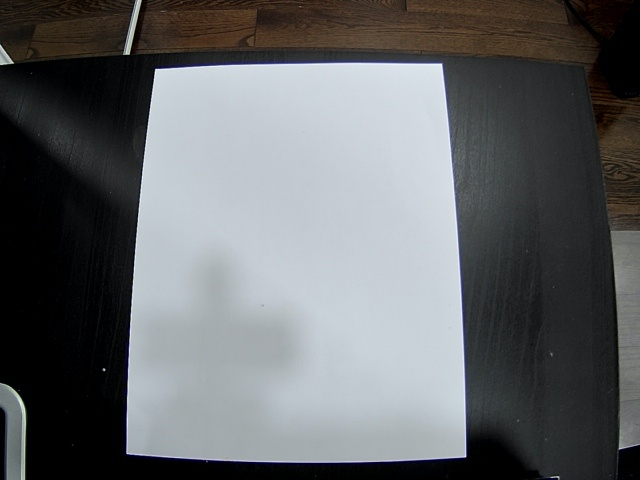
#> input picture Proj_2/Code/SIFT_with_book_dimensions_v2/Web Cam Frame.jpg, 640 x 480 px
$ python -i support_functions.py   (imports and definitions only)
#> lines starting #> are read from the running program, lines starting #| are printed output that depends on the picture; after the words box and inside, x2 and y2 are one past the last pixel; in counts of white or black regions, pixels touching at a corner belong together
#> further down, picture is the input picture: shape (480, 640, 3); mean B, G, R 104.4, 102.3, 100
import cv2
import numpy as np


# get canny edge detectors optimal threshold
def get_canny_thresholds(img):
    # based on sigma value and median of the image, low and high threshold will be
    # calculated. The idea is to pick values that are close to the median.
    sigma = 2
    median = np.median(img)
    lowThreshold = int(max(0, (1.0 - sigma) * median))
    highThreshold = int(min(255, (1.0 + sigma) * median))

    return lowThreshold, highThreshold


def get_contours(img, min_area=20000, filtered_obj=0, display_canny=False, display_contours=False, canny_threshold=None):
    # change image to grayscale
#> called with min_area = 20000, filtered_obj = 0, display_canny = False, display_contours = False
    img_gray = cv2.cvtColor(img, cv2.COLOR_BGR2GRAY)
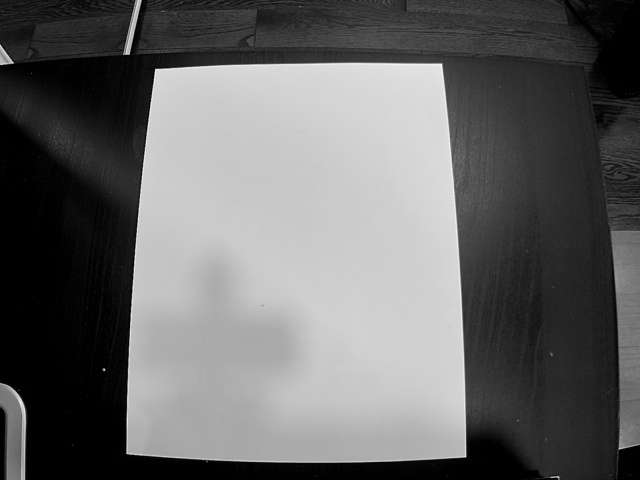
#> img_gray: shape (480, 640); min 0, max 247, mean 101.9

    # blur operation - preprocessing image using gaussian filter
    kernelSizeGaussian = 5
    gaussianFiltered_img = cv2.GaussianBlur(img_gray, (kernelSizeGaussian, kernelSizeGaussian),
                                            0, borderType=cv2.BORDER_CONSTANT)

    # cv2.imwrite("gaussian_filtered_frame.jpg", gaussianFiltered_img)


    # determine canny threshold values
    if canny_threshold is None:
        lowThreshold, highThreshold = get_canny_thresholds(gaussianFiltered_img)
#> in get_canny_thresholds, `median = np.median(img)`: median = 59
#> in get_canny_thresholds, `lowThreshold = int(max(0, (1.0 - sigma) * median))`: lowThreshold = 0
#> in get_canny_thresholds, `highThreshold = int(min(255, (1.0 + sigma) * median))`: highThreshold = 177
#> lowThreshold = 0; highThreshold = 177
        # print(f'Canny low threshold = {lowThreshold}, high threshold = {highThreshold}')
    else:
        # receives a list of low and high threshold i.e. [low, high]
        lowThreshold, highThreshold = canny_threshold

    # calling Canny() function to get the license plate only
    padding = 5
    cannyOperated_img = cv2.Canny(gaussianFiltered_img, lowThreshold, highThreshold,
                                  None, L2gradient=True)
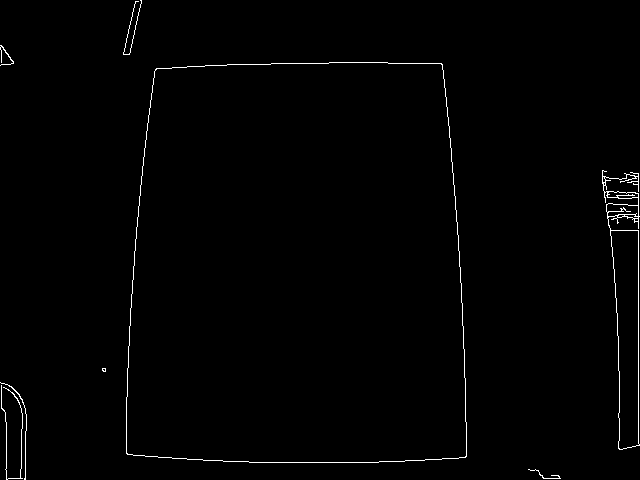
#> cannyOperated_img: shape (480, 640); 0.96% white in thin lines or dots
    cannyOperated_img = cannyOperated_img[padding:cannyOperated_img.shape[0] - padding,
                        padding:cannyOperated_img.shape[1] - padding]
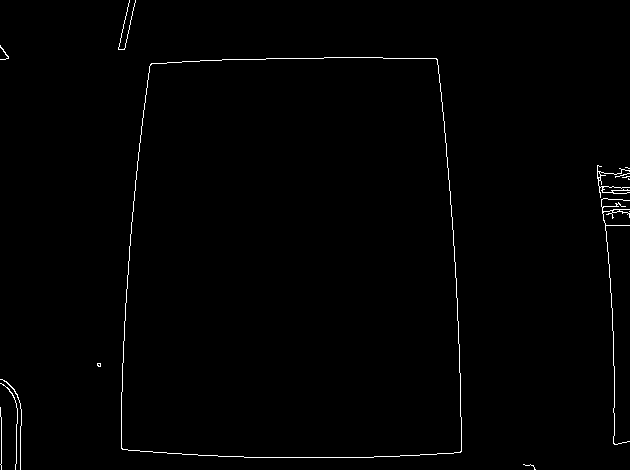
#> cannyOperated_img: shape (470, 630); 0.84% white in thin lines or dots

    # cv2.imwrite("canny_edge_detection.jpg", cannyOperated_img)

    # dilate and erode canny image
    morph_kernel = cv2.getStructuringElement(cv2.MORPH_RECT, (kernelSizeGaussian, kernelSizeGaussian))
    img_dilated = cv2.dilate(cannyOperated_img, morph_kernel, iterations=3)
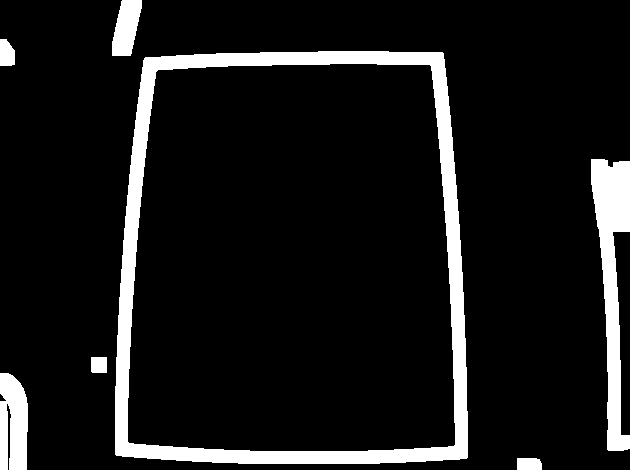
#> img_dilated: shape (470, 630); 9.9% white; 7 white regions, largest, box (x1, y1, x2, y2) and area: (115, 51, 468, 464) 19167, (591, 159, 630, 451) 5700, (0, 373, 28, 470) 2338
    img_eroded = cv2.erode(img_dilated, morph_kernel, iterations=2)
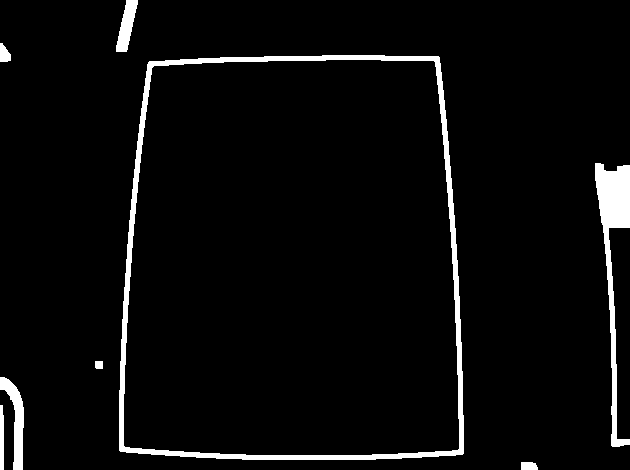
#> img_eroded: shape (470, 630); 4.3% white; 8 white regions

    if display_canny:
        cv2.imshow("Canny Image", img_eroded)
        cv2.imwrite("canny+morph_dilate_erode.jpg", img_eroded)
        cv2.waitKey(0)

    # now find contours from binarized image
    contours, _ = cv2.findContours(img_eroded, cv2.RETR_EXTERNAL, cv2.CHAIN_APPROX_SIMPLE)
#> contours = 8 contours; box (x1, y1, x2, y2) and area: (119, 55, 464, 460) 130364, (595, 163, 630, 447) 2864, (0, 377, 24, 470) 836, (116, 0, 138, 52) 558, (0, 405, 4, 470) 182, (0, 43, 11, 62) 130, (521, 462, 538, 470) 102, (95, 361, 103, 369) 48
    contour_info = []

    for cnt in contours:
        area = cv2.cv2.contourArea(cnt)
        # print(f'contour area is: {area}')

        # if area is above a certain number (empirically found)
        if area > min_area:
            # print(f'contour area is: {area}')

            # find the perimeter of the contour
            perimeter = cv2.arcLength(cnt, True)

            # find approximate shape of the contour - we're interested in rectangle i.e. 4 points
            epsilon = 0.01 * perimeter
            approx_shape = cv2.approxPolyDP(cnt, epsilon, True)
            bbox = cv2.boundingRect(approx_shape)

            # we require 4 points to find rectangle in the image
            if filtered_obj > 0:
                number_points = len(approx_shape)
                # only proceed if a shape is found in the image i.e. 4 corner points of rectangle
                if number_points == filtered_obj:
                    contour_info.append([len(approx_shape), area, approx_shape, bbox, cnt])

            else:
                contour_info.append([len(approx_shape), area, approx_shape, bbox, cnt])
#> this loop made 8 passes
#> (area, perimeter, epsilon, approx_shape, bbox) on pass 6: (130364.5, 1450.9, 14.51, [[438, 56], [148, 62], [120, 451], [463, 453]], (120, 56, 344, 398))
#> area on passes 1, 2, 3, 4, 5, 7: 102.5, 182.5, 836, 48.5, 2864, 129.5
#> after the loop, contour_info = 1 item

    # sort the contour_info list based on the area
    contour_info = sorted(contour_info, key=lambda i: i[1], reverse=True)
    # print(f'contour info: \n{contour_info}')
    # return None

    if display_contours:
        for cnt in contour_info:
            cv2.drawContours(img, cnt[4], -1, (0, 0, 255), thickness=3)
            # [10 lines of commented-out code are left out]

            cv2.imshow("Contours on image", img)
            cv2.imwrite("contours.jpg", img)
            cv2.waitKey(0)

    return img, contour_info


# note that the contour points are not always in the same order i.e. top-left, top-right,
# bottom-left and bottom left are flipped for different contours
# so we need to fix the pattern to always warp in the correct order
# [47 lines left out: functions rearrange_contour_points, get_warped_img, not called in this run]


# find distance between the corner points
def find_distance_corner_pts(pt_1, pt_2):
    return ((pt_2[0]-pt_1[0])**2 + (pt_2[1]-pt_1[1])**2)**0.5

>>> import cv2
>>> picture = cv2.imread('Web Cam Frame.jpg')
>>> result = get_contours(picture)
